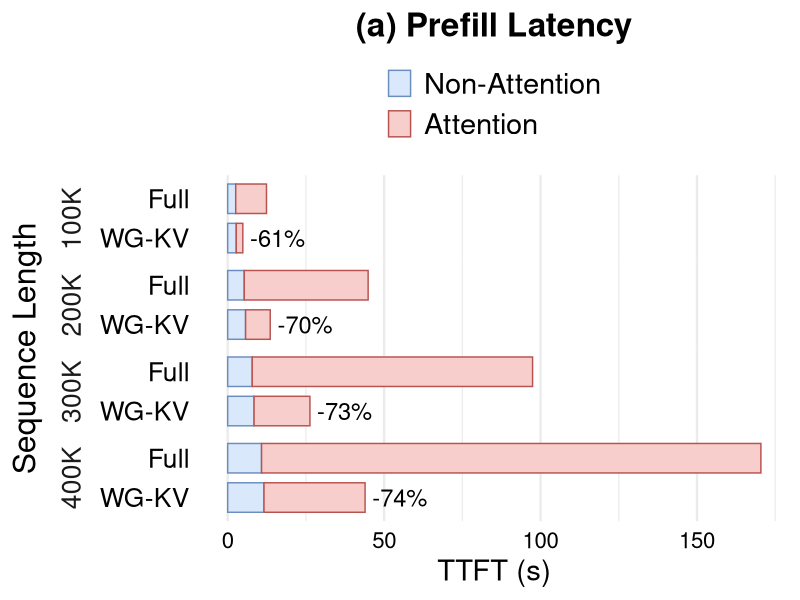

Here is the R script that generated this plot:
library(tidyverse)

data <- read_csv("data/perf_1.csv") %>%
  filter(tokens %in% c("100K", "200K", "300K", "400K")) %>%
  mutate(
    tokens = fct_inorder(tokens),
    method = fct_relevel(method, "WG-KV", "Full"),
    component = fct_inorder(component)
  ) %>%
  group_by(tokens, method) %>%
  mutate(total_latency = sum(latency)) %>%
  ungroup()

reduction_labels <- data %>%
  distinct(tokens, method, total_latency) %>%
  group_by(tokens) %>%
  mutate(
    vanilla_latency = total_latency[method == "Full"],
    reduction = (total_latency - vanilla_latency) / vanilla_latency,
    label = if_else(
      method == "WG-KV",
      scales::label_percent(accuracy = 1)(reduction),
      ""
    )
  ) %>%
  ungroup()

fig <- ggplot(data, aes(x = latency, y = method, fill = component, colour = component)) +
  geom_col(width = 0.75, position = position_stack(reverse = TRUE)) +
  geom_text(
    data = reduction_labels,
    aes(x = total_latency, y = method, label = label),
    hjust = -0.13,
    size = 6,
    inherit.aes = FALSE
  ) +
  facet_grid(tokens ~ ., switch = "y") +
  scale_fill_manual(
    values = c("Non-Attention" = "#DAE8FC", "Attention" = "#F8CECC"),
  ) +
  scale_colour_manual(
    values = c("Non-Attention" = "#6C8EBF", "Attention" = "#B85450"),
  ) +
  guides(
    fill = guide_legend(nrow = 2, byrow = TRUE),
    colour = guide_legend(nrow = 2, byrow = TRUE)
  ) +
  labs(
    title = "(a) Prefill Latency",
    x = "TTFT (s)",
    y = "Sequence Length",
  ) +
  theme_minimal(base_size = 18) +
  theme(
    plot.title = element_text(size = 24, hjust = 0.5, face = "bold"),
    legend.position = "top",
    legend.title = element_blank(),
    legend.text = element_text(size = 21),
    axis.title.x = element_text(size = 21),
    axis.title.y = element_text(size = 23),
    axis.text.x = element_text(size = 16, colour = "black"),
    axis.text.y = element_text(size = 19, colour = "black"),
    strip.text.y = element_text(size = 19),
    strip.placement = "outside",
    panel.spacing = unit(0, "cm"),
    panel.grid.major.y = element_blank(),
    panel.grid.minor.y = element_blank(),
  )

ggsave("perf_1.pdf", fig, width = 5.2, height = 5.2, units = "in")
